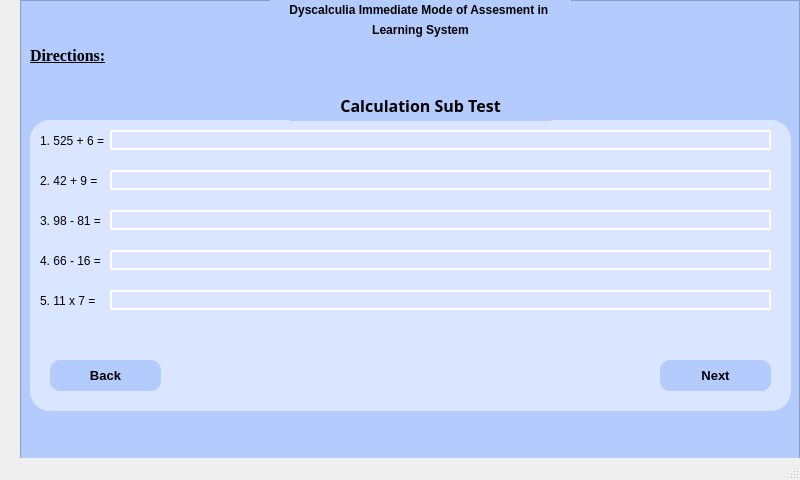
<?xml version="1.0" encoding="UTF-8"?>
<ui version="4.0">
 <class>MainWindow</class>
 <widget class="QMainWindow" name="MainWindow">
  <property name="geometry">
   <rect>
    <x>0</x>
    <y>0</y>
    <width>800</width>
    <height>480</height>
   </rect>
  </property>
  <property name="windowTitle">
   <string>MainWindow</string>
  </property>
  <widget class="QWidget" name="centralwidget">
   <widget class="QFrame" name="frame">
    <property name="geometry">
     <rect>
      <x>20</x>
      <y>0</y>
      <width>780</width>
      <height>480</height>
     </rect>
    </property>
    <property name="styleSheet">
     <string notr="true">background-color: rgb(180, 203, 253);</string>
    </property>
    <property name="frameShape">
     <enum>QFrame::StyledPanel</enum>
    </property>
    <property name="frameShadow">
     <enum>QFrame::Raised</enum>
    </property>
    <widget class="QLabel" name="label">
     <property name="geometry">
      <rect>
       <x>250</x>
       <y>0</y>
       <width>301</width>
       <height>20</height>
      </rect>
     </property>
     <property name="font">
      <font>
       <weight>75</weight>
       <bold>true</bold>
       <underline>false</underline>
      </font>
     </property>
     <property name="text">
      <string>Dyscalculia Immediate Mode of Assesment in </string>
     </property>
     <property name="alignment">
      <set>Qt::AlignCenter</set>
     </property>
     <property name="wordWrap">
      <bool>false</bool>
     </property>
    </widget>
    <widget class="QLabel" name="label_2">
     <property name="geometry">
      <rect>
       <x>250</x>
       <y>20</y>
       <width>301</width>
       <height>20</height>
      </rect>
     </property>
     <property name="font">
      <font>
       <weight>75</weight>
       <bold>true</bold>
       <underline>false</underline>
      </font>
     </property>
     <property name="text">
      <string>Learning System</string>
     </property>
     <property name="alignment">
      <set>Qt::AlignCenter</set>
     </property>
     <property name="wordWrap">
      <bool>false</bool>
     </property>
    </widget>
    <widget class="QLabel" name="label_3">
     <property name="geometry">
      <rect>
       <x>10</x>
       <y>40</y>
       <width>91</width>
       <height>31</height>
      </rect>
     </property>
     <property name="font">
      <font>
       <family>Times New Roman</family>
       <pointsize>12</pointsize>
       <weight>75</weight>
       <bold>true</bold>
       <underline>true</underline>
      </font>
     </property>
     <property name="mouseTracking">
      <bool>false</bool>
     </property>
     <property name="text">
      <string>Directions:</string>
     </property>
    </widget>
    <widget class="QFrame" name="frame_2">
     <property name="geometry">
      <rect>
       <x>10</x>
       <y>120</y>
       <width>761</width>
       <height>291</height>
      </rect>
     </property>
     <property name="styleSheet">
      <string notr="true">background-color: rgb(218, 229, 255);
border-radius: 20px;</string>
     </property>
     <property name="frameShape">
      <enum>QFrame::StyledPanel</enum>
     </property>
     <property name="frameShadow">
      <enum>QFrame::Raised</enum>
     </property>
     <widget class="QLabel" name="label_5">
      <property name="geometry">
       <rect>
        <x>10</x>
        <y>10</y>
        <width>741</width>
        <height>21</height>
       </rect>
      </property>
      <property name="text">
       <string>1. 525 + 6 = </string>
      </property>
     </widget>
     <widget class="QLabel" name="label_6">
      <property name="geometry">
       <rect>
        <x>10</x>
        <y>50</y>
        <width>741</width>
        <height>21</height>
       </rect>
      </property>
      <property name="text">
       <string>2. 42 + 9 = </string>
      </property>
     </widget>
     <widget class="QLabel" name="label_7">
      <property name="geometry">
       <rect>
        <x>10</x>
        <y>90</y>
        <width>741</width>
        <height>21</height>
       </rect>
      </property>
      <property name="text">
       <string>3. 98 - 81 = </string>
      </property>
     </widget>
     <widget class="QLabel" name="label_8">
      <property name="geometry">
       <rect>
        <x>10</x>
        <y>130</y>
        <width>741</width>
        <height>21</height>
       </rect>
      </property>
      <property name="text">
       <string>4. 66 - 16 = </string>
      </property>
     </widget>
     <widget class="QLabel" name="label_9">
      <property name="geometry">
       <rect>
        <x>10</x>
        <y>170</y>
        <width>741</width>
        <height>21</height>
       </rect>
      </property>
      <property name="text">
       <string>5. 11 x 7 =</string>
      </property>
     </widget>
     <widget class="QPushButton" name="pushButton">
      <property name="geometry">
       <rect>
        <x>20</x>
        <y>240</y>
        <width>111</width>
        <height>31</height>
       </rect>
      </property>
      <property name="font">
       <font>
        <pointsize>10</pointsize>
        <weight>75</weight>
        <bold>true</bold>
       </font>
      </property>
      <property name="cursor">
       <cursorShape>PointingHandCursor</cursorShape>
      </property>
      <property name="styleSheet">
       <string notr="true">background-color: rgb(180, 203, 253);
border-radius: 10px;</string>
      </property>
      <property name="text">
       <string>Back</string>
      </property>
     </widget>
     <widget class="QPushButton" name="pushButton_2">
      <property name="geometry">
       <rect>
        <x>630</x>
        <y>240</y>
        <width>111</width>
        <height>31</height>
       </rect>
      </property>
      <property name="font">
       <font>
        <pointsize>10</pointsize>
        <weight>75</weight>
        <bold>true</bold>
        <kerning>true</kerning>
       </font>
      </property>
      <property name="cursor">
       <cursorShape>PointingHandCursor</cursorShape>
      </property>
      <property name="acceptDrops">
       <bool>false</bool>
      </property>
      <property name="styleSheet">
       <string notr="true">background-color: rgb(180, 203, 253);
border-radius: 10px;</string>
      </property>
      <property name="text">
       <string>Next</string>
      </property>
      <property name="autoDefault">
       <bool>false</bool>
      </property>
     </widget>
     <widget class="QLineEdit" name="lineEdit">
      <property name="geometry">
       <rect>
        <x>80</x>
        <y>10</y>
        <width>661</width>
        <height>20</height>
       </rect>
      </property>
      <property name="styleSheet">
       <string notr="true">QLineEdit {
	border: 2px solid #FFFFFF;
}

QLineEdit:focus{
	border: 2px solid #000000
}</string>
      </property>
     </widget>
     <widget class="QLineEdit" name="lineEdit_2">
      <property name="geometry">
       <rect>
        <x>80</x>
        <y>50</y>
        <width>661</width>
        <height>20</height>
       </rect>
      </property>
      <property name="styleSheet">
       <string notr="true">QLineEdit {
	border: 2px solid #FFFFFF;
}

QLineEdit:focus{
	border: 2px solid #000000
}</string>
      </property>
     </widget>
     <widget class="QLineEdit" name="lineEdit_3">
      <property name="geometry">
       <rect>
        <x>80</x>
        <y>90</y>
        <width>661</width>
        <height>20</height>
       </rect>
      </property>
      <property name="styleSheet">
       <string notr="true">QLineEdit {
	border: 2px solid #FFFFFF;
}

QLineEdit:focus{
	border: 2px solid #000000
}</string>
      </property>
     </widget>
     <widget class="QLineEdit" name="lineEdit_4">
      <property name="geometry">
       <rect>
        <x>80</x>
        <y>130</y>
        <width>661</width>
        <height>20</height>
       </rect>
      </property>
      <property name="styleSheet">
       <string notr="true">QLineEdit {
	border: 2px solid #FFFFFF;
}

QLineEdit:focus{
	border: 2px solid #000000
}
</string>
      </property>
     </widget>
     <widget class="QLineEdit" name="lineEdit_5">
      <property name="geometry">
       <rect>
        <x>80</x>
        <y>170</y>
        <width>661</width>
        <height>20</height>
       </rect>
      </property>
      <property name="styleSheet">
       <string notr="true">QLineEdit {
	border: 2px solid #FFFFFF;
}

QLineEdit:focus{
	border: 2px solid #000000
}
</string>
      </property>
     </widget>
    </widget>
    <widget class="QLabel" name="label_4">
     <property name="geometry">
      <rect>
       <x>270</x>
       <y>90</y>
       <width>261</width>
       <height>31</height>
      </rect>
     </property>
     <property name="font">
      <font>
       <family>Baskerville Old Face</family>
       <pointsize>12</pointsize>
       <weight>75</weight>
       <bold>true</bold>
       <underline>false</underline>
      </font>
     </property>
     <property name="mouseTracking">
      <bool>false</bool>
     </property>
     <property name="text">
      <string>Calculation Sub Test</string>
     </property>
     <property name="alignment">
      <set>Qt::AlignCenter</set>
     </property>
    </widget>
   </widget>
  </widget>
  <widget class="QMenuBar" name="menubar">
   <property name="geometry">
    <rect>
     <x>0</x>
     <y>0</y>
     <width>800</width>
     <height>21</height>
    </rect>
   </property>
  </widget>
  <widget class="QStatusBar" name="statusbar"/>
 </widget>
 <resources/>
 <connections/>
</ui>
